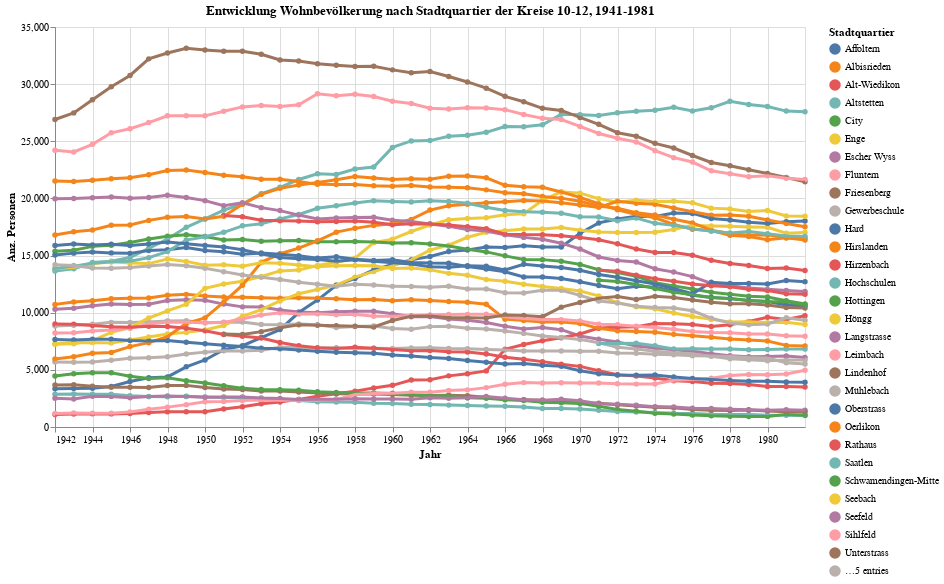

Source (notebook cell):
### Code cell
grafik3 = mypy_dv.plot_altair_multiline_highlight(
    data = myAgg3.loc['1941':'1981'].reset_index().query('sum_WBev>30')
    ,x = 'StichtagDatJahr:T'
    ,x_beschriftung = 'Jahr'
    ,y = 'sum_WBev:Q'
    ,y_beschriftung = 'Anz. Personen'
    ,category = "RAUM_LANG"
    ,category_beschriftung= 'Stadtquartier'
    ,warning_status = "ignore" #always or ignore
    ,myTitle="Entwicklung Wohnbevölkerung nach Stadtquartier der Kreise 10-12, 1941-1981"
)   
grafik3

### Figure 1 — Vega-Lite specification as saved in the notebook (floating-point values rounded to 4 significant figures; data arrays with more than 128 entries replaced by an {"elided": "..."} marker saying what was removed)
{"config": {"view": {"continuousWidth": 300, "continuousHeight": 300}}, "layer": [{"mark": {"type": "circle"}, "encoding": {"color": {"field": "RAUM_LANG", "legend": {"orient": "right", "title": "Stadtquartier"}, "type": "nominal"}, "opacity": {"value": 1.3}, "tooltip": [{"field": "StichtagDatJahr", "type": "temporal"}, {"field": "RAUM_LANG", "type": "nominal"}, {"field": "sum_WBev", "type": "quantitative"}], "x": {"axis": {"title": "Jahr"}, "field": "StichtagDatJahr", "type": "temporal"}, "y": {"axis": {"title": "Anz. Personen"}, "field": "sum_WBev", "type": "quantitative"}}, "name": "view_3", "title": "Entwicklung Wohnbevölkerung nach Stadtquartier der Kreise 10-12, 1941-1981"}, {"mark": {"type": "line"}, "encoding": {"color": {"field": "RAUM_LANG", "legend": {"orient": "right", "title": "Stadtquartier"}, "type": "nominal"}, "size": {"condition": {"test": {"not": {"param": "param_3"}}, "value": 1.2}, "value": 3}, "tooltip": [{"field": "StichtagDatJahr", "type": "temporal"}, {"field": "RAUM_LANG", "type": "nominal"}, {"field": "sum_WBev", "type": "quantitative"}], "x": {"axis": {"title": "Jahr"}, "field": "StichtagDatJahr", "type": "temporal"}, "y": {"axis": {"title": "Anz. Personen"}, "field": "sum_WBev", "type": "quantitative"}}, "title": "Entwicklung Wohnbevölkerung nach Stadtquartier der Kreise 10-12, 1941-1981"}], "data": {"name": "data-9d75a738fe4572b3de4eccca8ed4e72f"}, "height": 400, "params": [{"name": "param_3", "select": {"type": "point", "fields": ["RAUM_LANG"], "nearest": true, "on": "pointerover"}, "views": ["view_3"]}], "width": 750, "$schema": "https://vega.github.io/schema/vega-lite/v5.8.0.json", "datasets": {"data-9d75a738fe4572b3de4eccca8ed4e72f": {"elided": "1289 records"}}}
